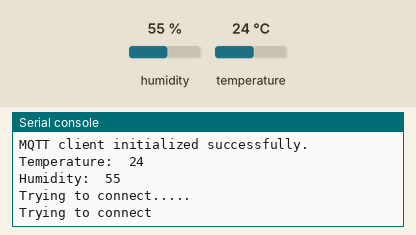
Simulated run of this program. Board: Raspberry Pi Pico running MicroPython. Parts: the last lines printed to the serial console. The inputs (shaded band) are chosen by the test bench; at power-on: humidity 55 %, temperature 24 °C. WiFi joins after 1.5 s; no MQTT or app messages arrive unless stated.

Above: at 1.3 s.
1.4 s: humidity set to 22 %
At 2.5 s:
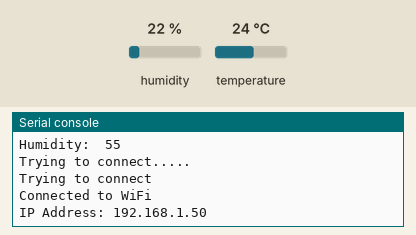
3.1 s: temperature set to 12 °C
At 4.4 s:
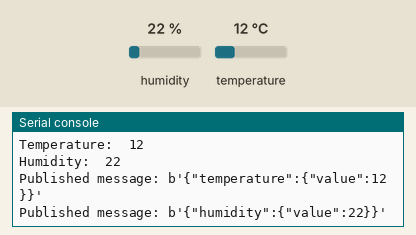
4.6 s: humidity set to 40 %
At 5.5 s:
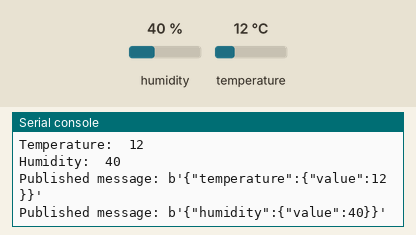
Timing chart, 0 to 7.6 s (numbered marks = the images above; inputs shaded):
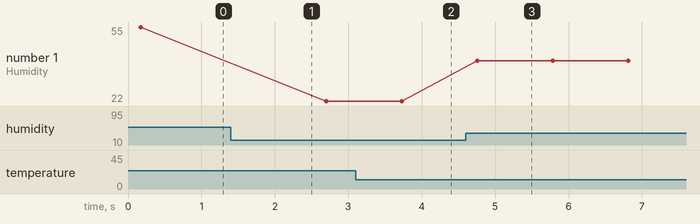

The program:

mqtt_publish.py
```python
import network
import time
import machine
from umqtt.robust import MQTTClient
import dht

wlan = network.WLAN(network.STA_IF)
wlan.active(True)

# Provide Your WiFi Credentials
SSID = ""
PASS = ""

#Provide your MQTT Credentials
mqtt_token = ""

#Mention you device ID
device_ID = ""

#Example ( Publishing Variables )
pubvariables = {"temperature": 0, "humidity": 0}


try:
    client = MQTTClient(device_ID, "industrial.api.ubidots.com", 1883, user=mqtt_token, password=mqtt_token)
    print("MQTT client initialized successfully.")
    client.connect()
except Exception as e:
    print("Error initializing MQTT client:", e)


def connect_WiFi(SSID, PASS):
    if not wlan.isconnected():
        print("Trying to connect")
        wlan.connect(SSID, PASS)
        while not wlan.isconnected():
            pass
        print('Connected to WiFi')
        print('IP Address:', wlan.ifconfig()[0])


def mqtt_publish():
    if wlan.isconnected():
        for key in pubvariables:
            try:
                msg = b'{"%s":{"value":%s}}' % (key, pubvariables[key])
                client.publish("/v1.6/devices/pico", msg)
                print("Published message:", msg)
            except Exception as e:
                print("Error publishing message:", e)
    else:
        print("Trying to connect.....")
        connect_WiFi(SSID, PASS)


# Read DHT
def read_dht11(pin_number):
    dht_pin = machine.Pin(pin_number, machine.Pin.IN, machine.Pin.PULL_UP)
    dht_sensor = dht.DHT11(dht_pin)
    try:
        dht_sensor.measure()  # Perform a measurement
        pubvariables["temperature"] = dht_sensor.temperature()
        pubvariables["humidity"] = dht_sensor.humidity()
        print("Temperature: ", pubvariables["temperature"])
        print("Humidity: ", pubvariables["humidity"])
    except Exception as e:
        print("Error reading data:", e)


while True:
    read_dht11(16)
    mqtt_publish()
    time.sleep(1)
```

Measured:
- after the input at 3.1 s, the serial console: prints a new line after 0.63 s (image 2)
- after the input at 4.6 s, the serial console: prints a new line after 0.16 s (image 3)
- plotted number 1: 55 → 22 after the input at 1.4 s, 22 → 40 after the input at 4.6 s
